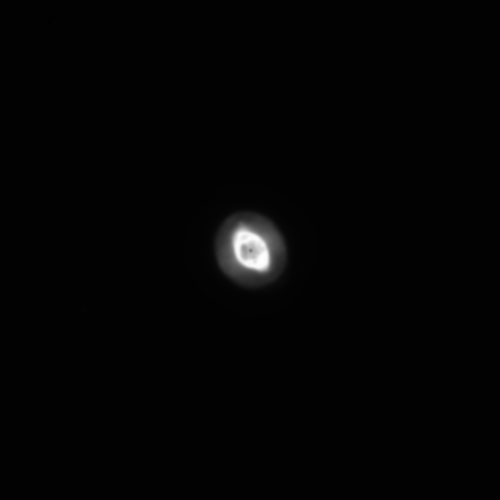
#> input picture Galactic-PNe/NGC 3242_halpha.fits, 500 x 500 px
$ jupyter execute Galactic-PN.ipynb   (shell and % lines are left out)   (older library calls are emulated)
#> lines starting #> are read from the running program, lines starting #| are printed output that depends on the picture
[cell 1]
import numpy as np
import sep
# additional setup for reading the test image and displaying plots
#import fitsio
from astropy.io import fits
from astropy.wcs import WCS
import matplotlib.pyplot as plt
from matplotlib.colors import LogNorm
from matplotlib.colors import LinearSegmentedColormap
from matplotlib import rcParams


rcParams['figure.figsize'] = [18., 15.]

[cell 2]
# read image into standard 2-d numpy array
hdu = fits.open("../Galactic-PNe/NGC 3242_halpha.fits")
#> hdu = 1 item
wcs = WCS(hdu[0].header)
hdu[0].data

[cell 3]
# show the image
m, s = np.mean(hdu[0].data), np.std(hdu[0].data)
#> m = 2.03e-15; s = 1.76e-14

plt.figure(figsize=(8, 8))
ax = plt.subplot(projection=wcs)
plt.imshow(hdu[0].data, origin='lower')
plt.colorbar();
#plt.savefig("difference_Ha.jpg")
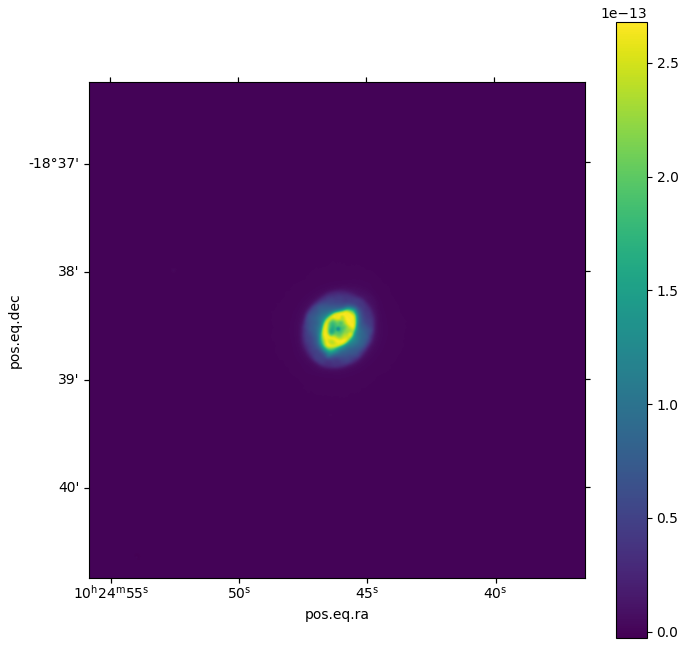
#> figure drawn by matplotlib, 2 panels

## Try impove the contrast

[cell 4]
data = hdu[0].data

[cell 5]
# Apply histogram stretching (linear stretch)
min_value = np.percentile(data, 1)
#> min_value = -2.24e-17
max_value = np.percentile(data, 99)
#> max_value = 6.57e-14
stretched_data = np.clip((data - min_value) / (max_value - min_value), 0, 1)

# Plot the stretched FITS image
plt.figure(figsize=(8, 8))
plt.imshow(stretched_data, cmap='gray', origin='lower')
plt.colorbar(label='Intensity')
plt.title('Stretched FITS Image')
plt.xlabel('X-axis')
plt.ylabel('Y-axis')
plt.show()
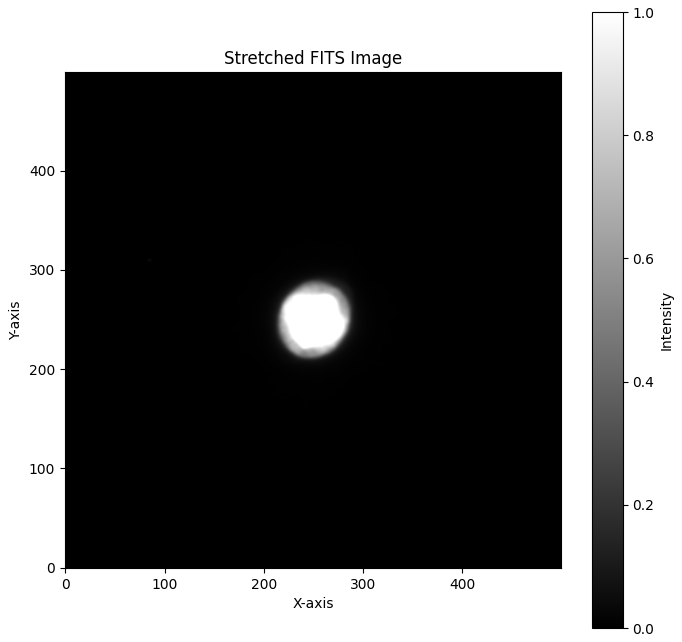
#> figure drawn by matplotlib, 2 panels

[cell 6]
# Apply logarithmic scaling
log_data = np.log(data)  # Adding 1 to avoid logarithm of zero
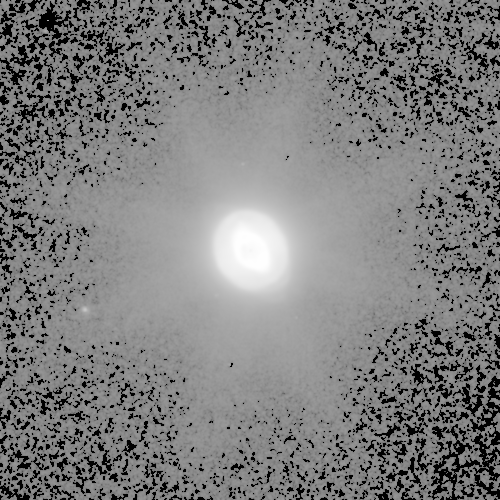
#> log_data: shape (500, 500) float32; 12.18% of the values are NaN or infinite; the others: min -49.22, max -28.95, mean -37.8; drawn with min black, max white, NaN and infinite black

# Plot the logarithmically scaled FITS image
plt.figure(figsize=(8, 8))
plt.imshow(log_data, cmap='gray', origin='lower')
plt.colorbar(label='Log(Intensity)')
plt.title('Log Scaled FITS Image')
plt.xlabel('X-axis')
plt.ylabel('Y-axis')
plt.show()
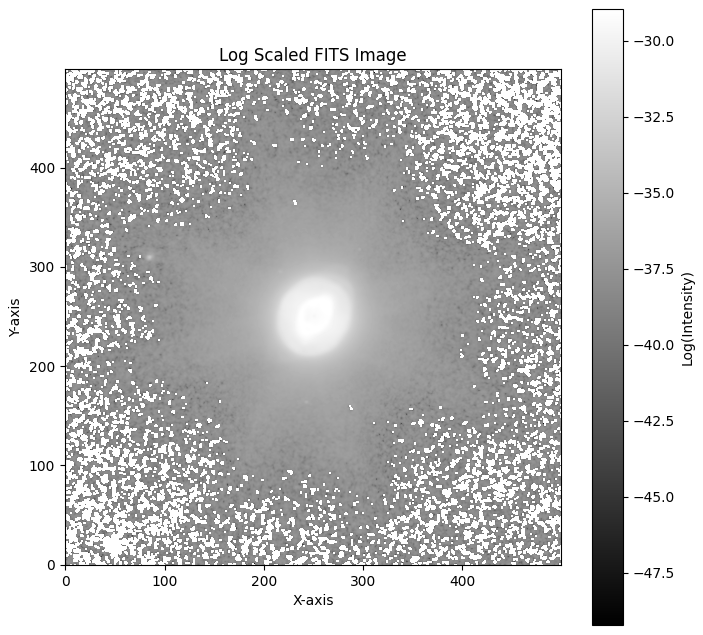
#> figure drawn by matplotlib, 2 panels

[cell 7]
from matplotlib.colors import LinearSegmentedColormap

# Define a custom colormap that emphasizes dim regions
colors = [(0, 0, 0), (0.2, 0.2, 0.5), (0.8, 0.8, 1)]  # Dark to light
custom_cmap = LinearSegmentedColormap.from_list('custom', colors, N=256)

# Plot the FITS image using the custom colormap
plt.figure(figsize=(8, 8))
plt.imshow(data, cmap=custom_cmap, origin='lower')
plt.colorbar(label='Intensity')
plt.title('Custom Colormap FITS Image')
plt.xlabel('X-axis')
plt.ylabel('Y-axis')
plt.show()
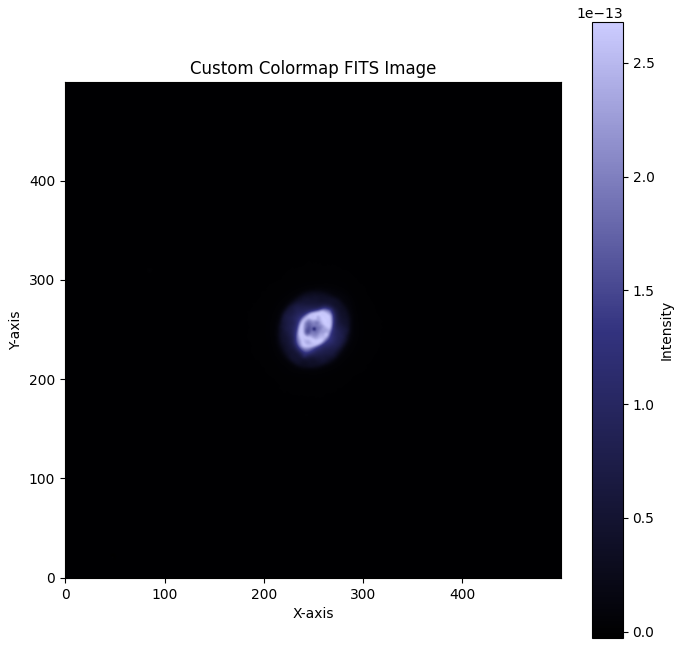
#> figure drawn by matplotlib, 2 panels

[cell 8]
from skimage import exposure

# Apply CLAHE for adaptive histogram equalization
equalized_data = exposure.equalize_adapthist(data, clip_limit=100)
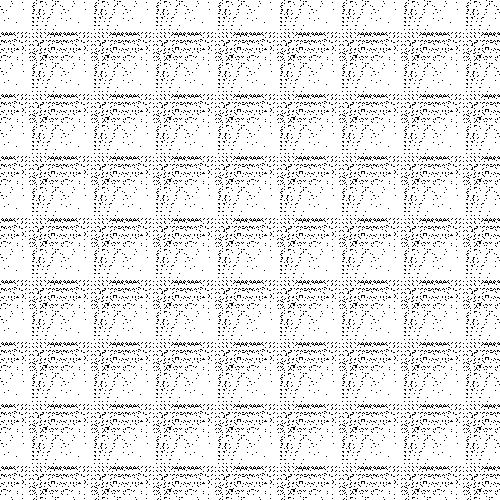
#> equalized_data: shape (500, 500) float32; values 0 (black) and 1 (white), 90.9% white; black in thin lines or dots

# Plot the equalized FITS image
plt.figure(figsize=(8, 8))
plt.imshow(equalized_data, cmap='gray', origin='lower')
plt.colorbar(label='Intensity')
plt.title('Adaptive Histogram Equalization FITS Image')
plt.xlabel('X-axis')
plt.ylabel('Y-axis')
plt.show()
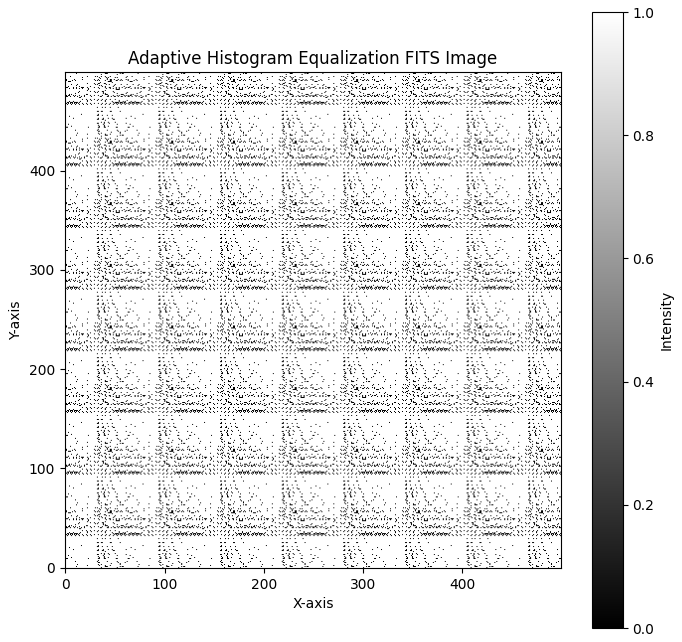
#> figure drawn by matplotlib, 2 panels

[cell 9]
from skimage.restoration import denoise_wavelet

# Apply MSVD-based denoising and enhancement
denoised_data = denoise_wavelet(data, multichannel=False)

# Plot the denoised and enhanced FITS image
plt.figure(figsize=(8, 8))
plt.imshow(denoised_data, cmap='gray', origin='lower')
plt.colorbar(label='Intensity')
plt.title('Denoised and Enhanced FITS Image (MSVD)')
plt.xlabel('X-axis')
plt.ylabel('Y-axis')
plt.show()
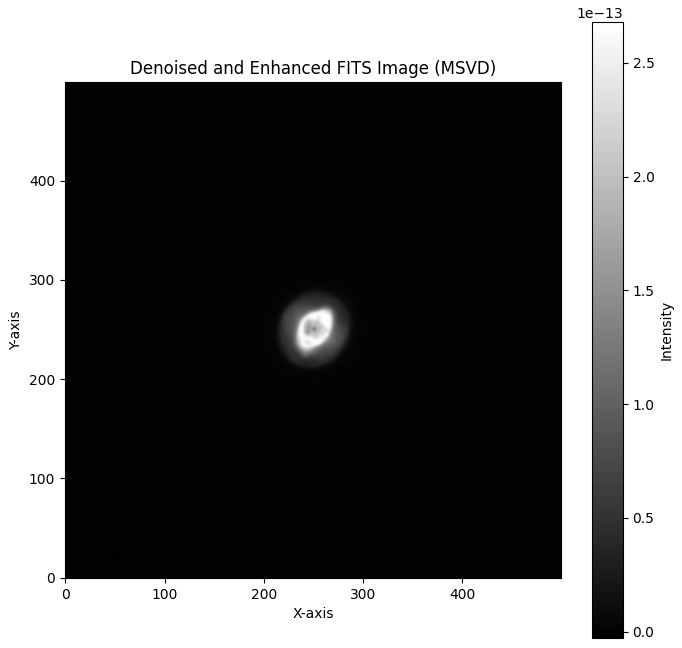
#> figure drawn by matplotlib, 2 panels

$ run again, with Galactic-PNe/Galactic PN_halpha.fits copied over Galactic-PNe/NGC 3242_halpha.fits
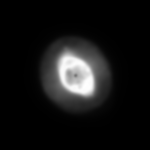
#> input picture Galactic-PNe/Galactic PN_halpha.fits, 150 x 150 px
#> hdu = 1 item
#> m = 2.22e-14; s = 5.46e-14
#> min_value = 9.06e-17
#> max_value = 2.59e-13
#> `equalized_data = exposure.equalize_adapthist(data, clip_limit=100)`:
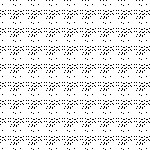
#> equalized_data: shape (150, 150) float32; values 0 (black) and 1 (white), 90.9% white; black in thin lines or dots
#> `plt.show()`:
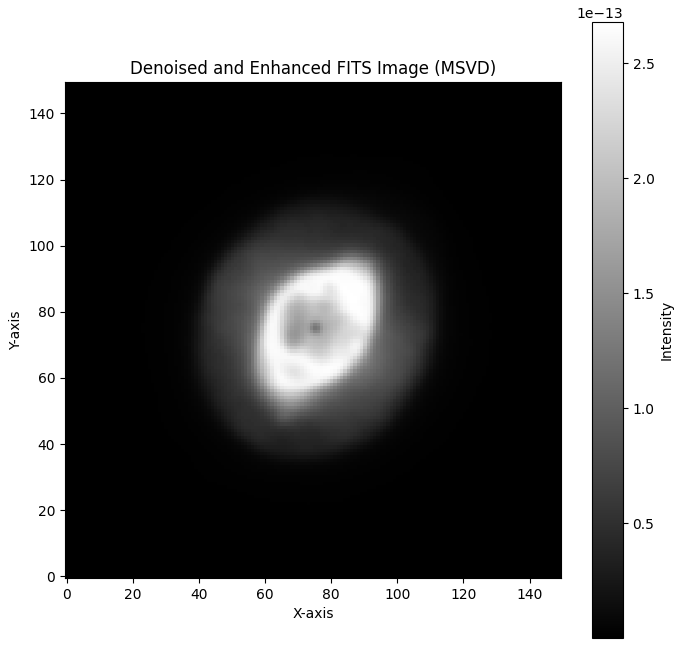
#> figure drawn by matplotlib, 2 panels
